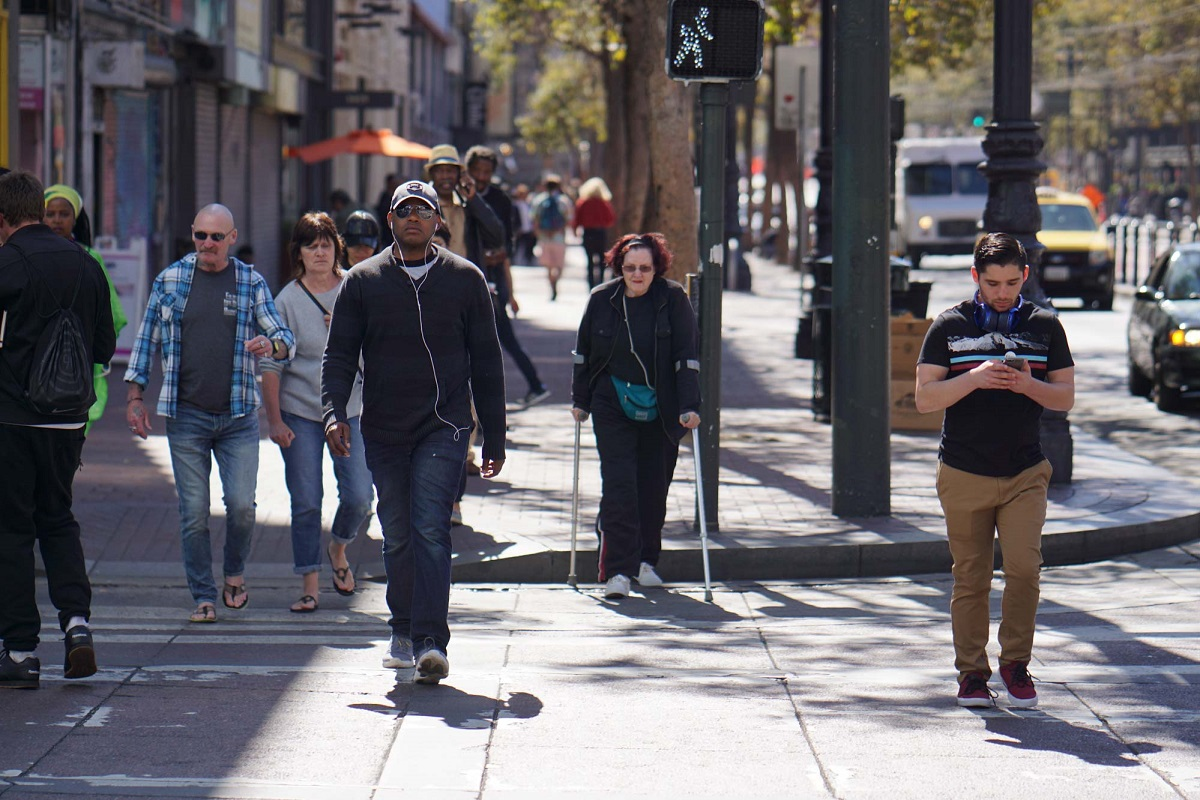
#> input picture 10_nesne_tespiti_odev/image.jpg, 1200 x 800 px
$ jupyter execute nesne_tespiti_odev.ipynb
#> lines starting #> are read from the running program, lines starting #| are printed output that depends on the picture; after the words box and inside, x2 and y2 are one past the last pixel; in counts of white or black regions, pixels touching at a corner belong together
[cell 1]
# opencv kütüphanesini içe aktaralım
import cv2
# numpy kütüphanesini içe aktaralım
import numpy as np
# matplotlib kütüphanesini içe aktaralım
import matplotlib.pyplot as plt

[cell 2]
# resmi siyah beyaz olarak içe aktaralım resmi çizdirelim
img = cv2.imread('image.jpg', 0)
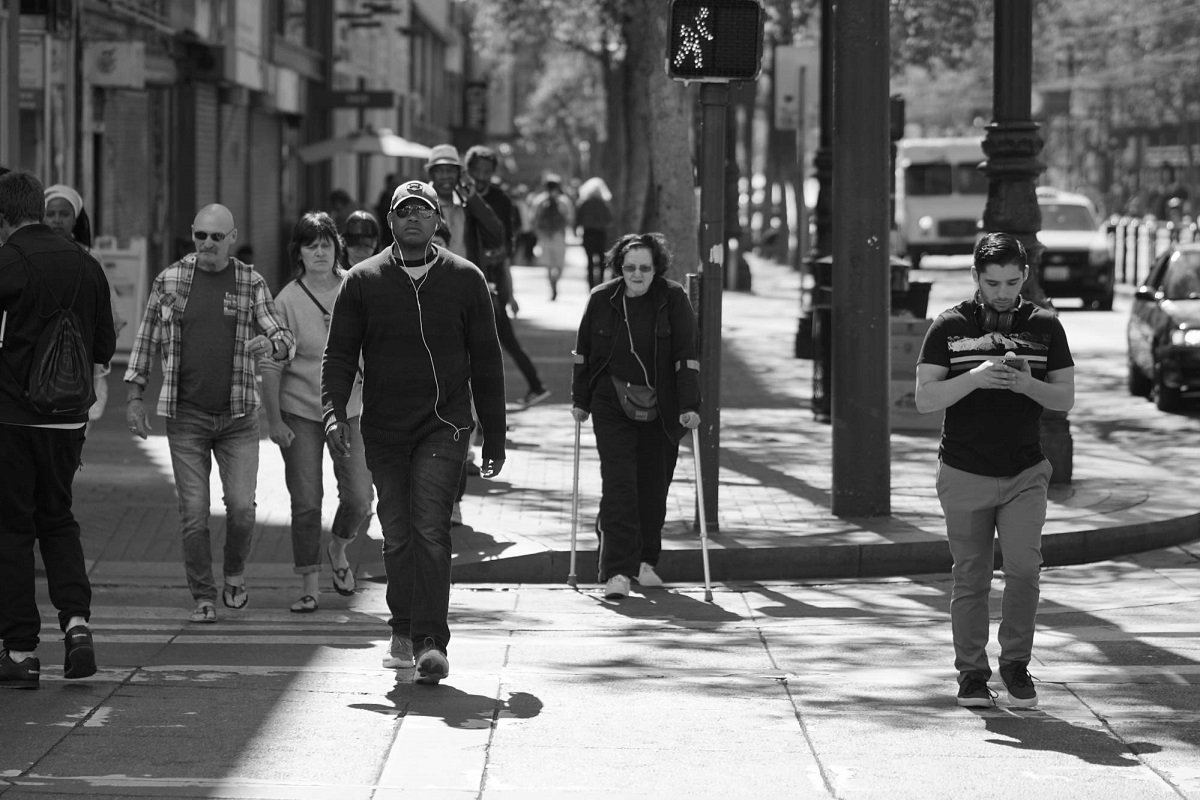
#> img: shape (800, 1200); min 0, max 255, mean 104.9
plt.imshow(img, cmap='gray'), plt.axis("off")

[cell 3]
# resim üzerinde bulunan kenarları tespit edelim ve görselleştirelim edge detection
edges = cv2.Canny(img, 100, 200)
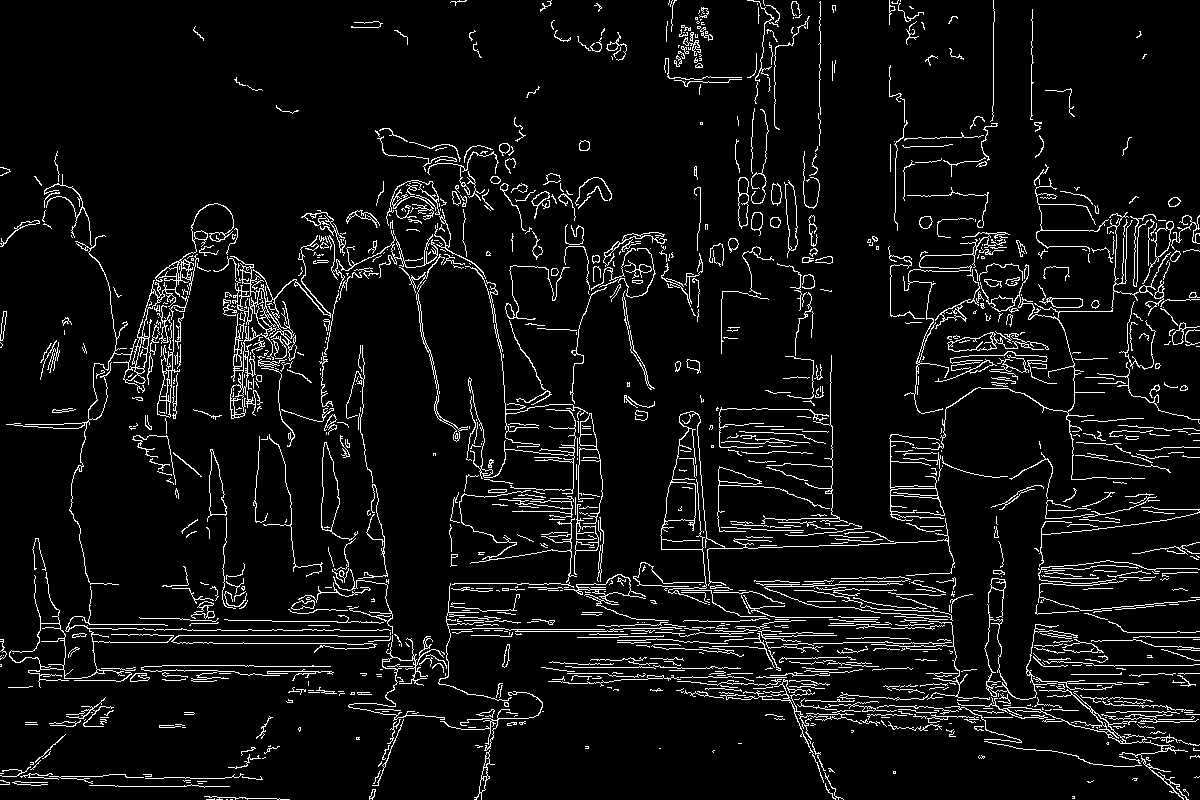
#> edges: shape (800, 1200); 6.5% white in thin lines or dots
plt.imshow(edges, cmap='gray'), plt.title('Edge Detection'), plt.axis('off')

[cell 4]
# yüz tespiti için gerekli haar cascade'i içe aktaralım
face_cascade = cv2.CascadeClassifier('haarcascade_frontalface_default.xml')
# yüz tespiti yapıp sonuçları görselleştirelim
faces = face_cascade.detectMultiScale(img, minNeighbors=10)
#> faces = [[301, 232, 38, 38], [616, 251, 45, 45], [182, 215, 55, 55], [978, 264, 51, 51], [485, 400, 136, 136]]
for (x, y, w, h) in faces:
    cv2.rectangle(img, (x, y), (x+w, y+h), (255, 0, 0), 2)
    plt.imshow(img, cmap="gray"), plt.title('Face Detection'), plt.axis('off')
#> this loop made 5 passes
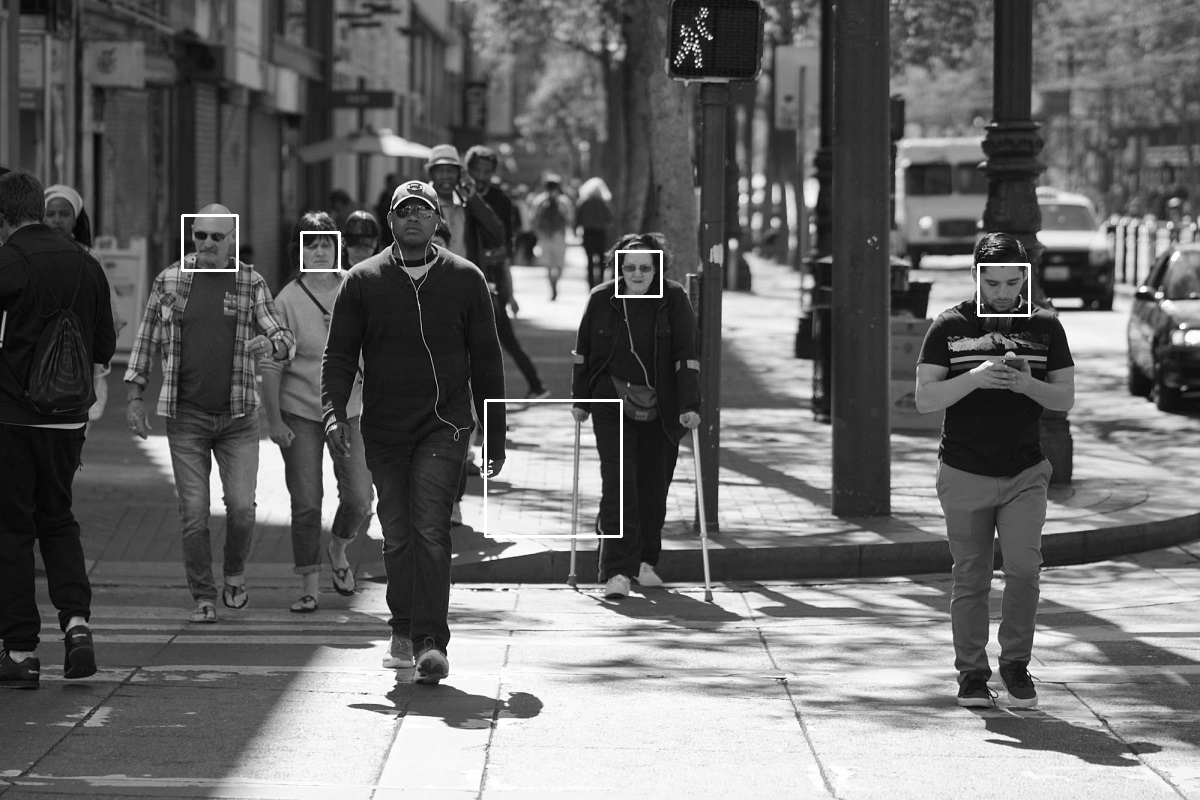
#> img: shape (800, 1200); 0.4% of pixels changed, all inside (x1, y1, x2, y2) = (181, 214, 1031, 538)
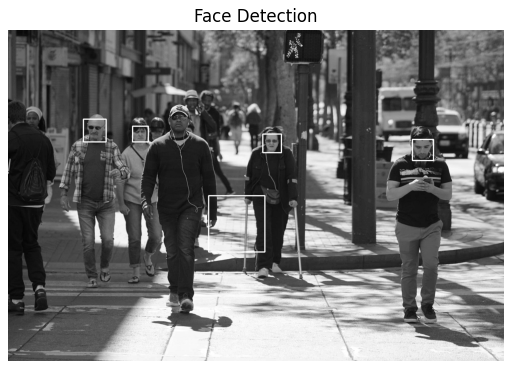
#> figure drawn by matplotlib, 1 panel

[cell 5]
# HOG tanımlayıcısı
hog = cv2.HOGDescriptor()
# insan tespiti algoritmamızı çağıralım ve svm'i set edelim
hog.setSVMDetector(cv2.HOGDescriptor_getDefaultPeopleDetector())
# resme insan tespiti algoritmamızı uygulayalım ve görselleştirelim
(rects, weights) = hog.detectMultiScale(img, winStride=(4, 4), padding=(8, 8), scale=1.05)
#> rects = [[514, 166, 78, 156], [556, 163, 77, 155], [533, 216, 82, 165], [0, 284, 132, 275], [8, 475, 119, 238], [1066, 146, 134, 293], [328, 357, 194, 387], [89, 182, 234, 469], [858, 235, 278, 556], [512, 176, 251, 501], [243, 89, 354, 708]]; weights = [3.01, 2.08, 1.47, 0.952, 0.343, 0.414, 0.692, 1.91, 2.08, 1.2, 1.35]
for (x, y, w, h) in rects:
    cv2.rectangle(img, (x, y), (x+w, y+h), (0, 0, 255), 4)
    plt.imshow(img, cmap="gray"), plt.title('Human Detection'), plt.axis('off')
#> this loop made 11 passes
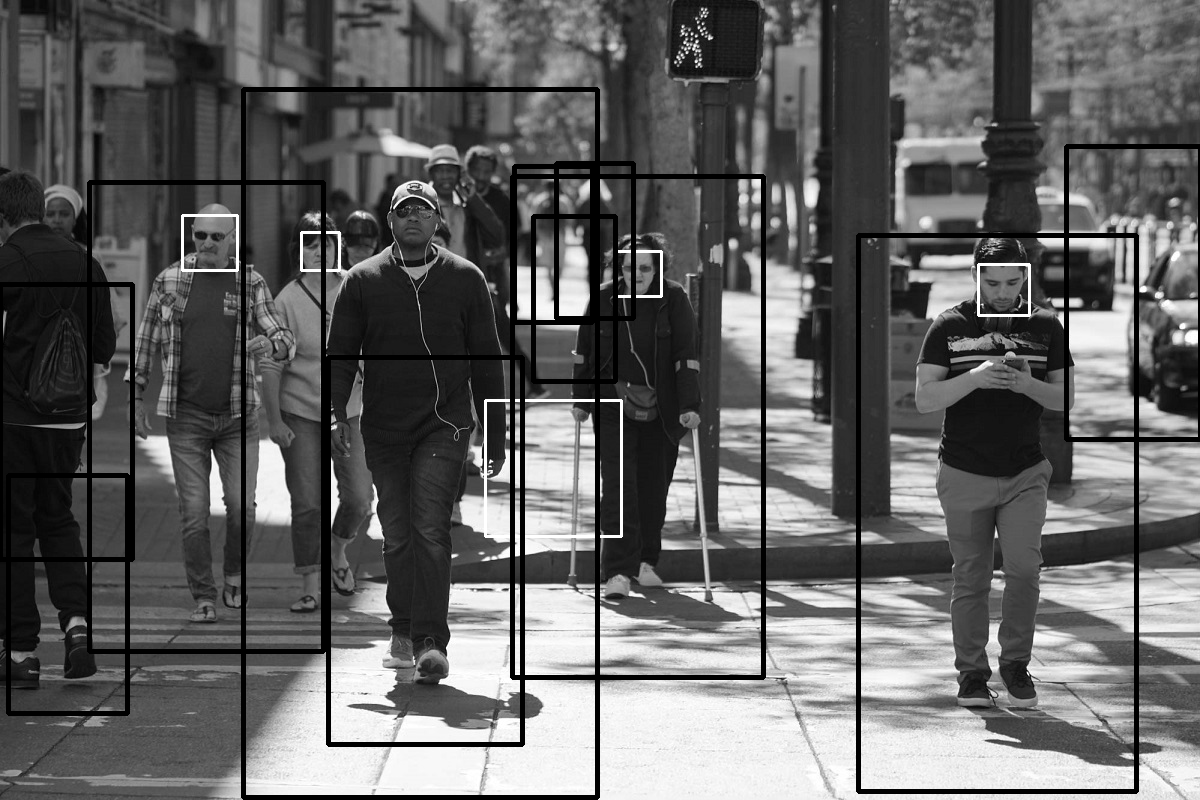
#> img: shape (800, 1200); 5.79% of pixels changed, all inside (x1, y1, x2, y2) = (0, 87, 1200, 800)
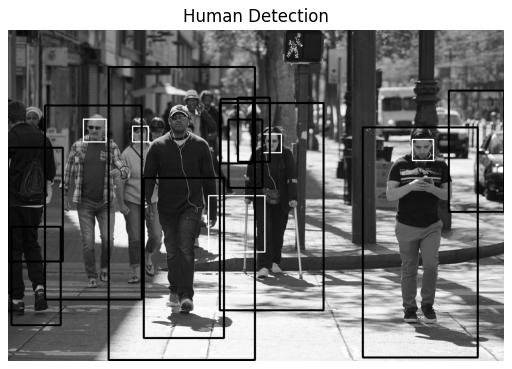
#> figure drawn by matplotlib, 1 panel
